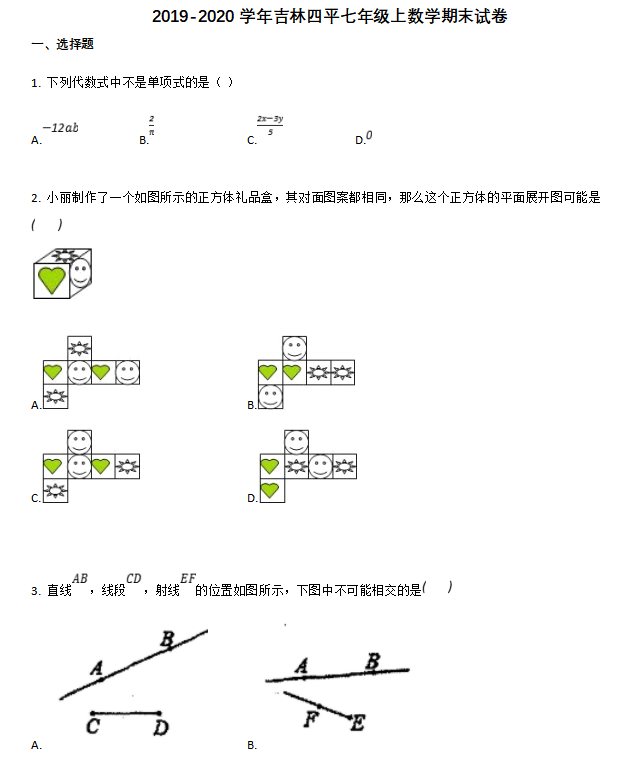
#> input picture sample.png, 626 x 780 px
$ python -i image_preprocessor.py   (imports and definitions only)
#> lines starting #> are read from the running program, lines starting #| are printed output that depends on the picture; after the words box and inside, x2 and y2 are one past the last pixel; in counts of white or black regions, pixels touching at a corner belong together
#!/usr/bin/env python
# -*- coding: utf-8 -*-
"""
图像预处理模块
用于优化OCR识别的坐标精度：裁剪空白区域、统一缩放、坐标校准
"""

import cv2
import numpy as np
from PIL import Image
from typing import Dict, Tuple, Optional


def preprocess_image(img_array: np.ndarray, target_height: int = 1280, auto_crop: bool = True) -> Tuple[np.ndarray, Dict, bool]:
    """
    图像预处理：裁剪空白区域、统一缩放尺寸

    Args:
        img_array: numpy数组格式的图像 (RGB)
        target_height: 目标高度（像素），默认1280
        auto_crop: 是否自动裁剪空白区域，默认True

    Returns:
        processed_img: 处理后的图像 (RGB格式的numpy数组)
        crop_info: 裁剪信息字典 {'x': x偏移, 'y': y偏移, 'scale': 缩放比例}
        is_blank_page: 是否检测到空白页（True表示空白页，应跳过OCR）
    """
#> called with target_height = 1280, auto_crop = True
    # 转换为BGR格式（OpenCV格式）
    img_bgr = cv2.cvtColor(img_array, cv2.COLOR_RGB2BGR)
#> img_bgr is the input picture: shape (780, 626, 3); mean B, G, R 247.9, 248.5, 248.4
    orig_h, orig_w = img_bgr.shape[:2]
#> orig_h = 780; orig_w = 626

    crop_info = {'x': 0, 'y': 0, 'scale': 1.0, 'bottom_crop': 0}

    # 步骤1: 自动裁剪空白区域
    # 底部固定裁剪高度：图片总高度的8.75%（0.0875）
    bottom_crop = int(orig_h * 0.0875)
#> bottom_crop = 68

    if auto_crop:
        gray = cv2.cvtColor(img_bgr, cv2.COLOR_BGR2GRAY)

        # 使用阈值检测文本区域
        _, th = cv2.threshold(gray, 250, 255, cv2.THRESH_BINARY_INV)
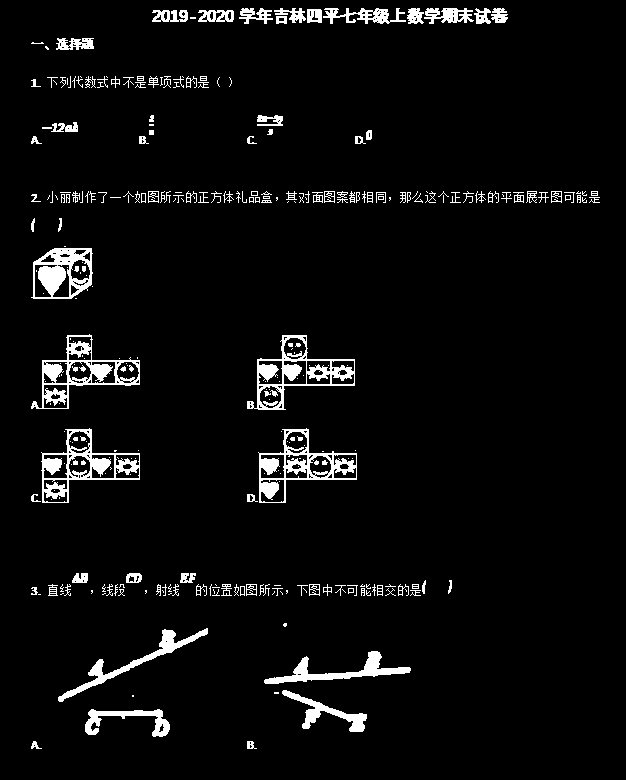
#> th: shape (780, 626); 4.8% white; 311 white regions (172 under 20 px), largest, box (x1, y1, x2, y2) and area: (247, 335, 355, 410) 2076, (258, 428, 357, 503) 2069, (31, 334, 140, 409) 2054

        # 找到非零像素的边界框
        coords = cv2.findNonZero(th)
#> coords = contour of 23423 points, box (x1, y1, x2, y2) (31, 8, 600, 749), area 50382
        if coords is not None and len(coords) > 0:
            x, y, w, h = cv2.boundingRect(coords)
#> x = 31; y = 8; w = 569; h = 741

            # 添加边距（避免裁剪过紧）
            margin = 20
            x = max(0, x - margin)
#> x = 11
            y = max(0, y - margin)
#> y = 0
            w = min(orig_w - x, w + margin * 2)
#> w = 609

            # 底部固定裁剪：图片总高度的8.75%
            # 裁剪区域从 y 开始，到 (orig_h - bottom_crop) 结束
            # 所以最大可用高度 = orig_h - y - bottom_crop
            max_h = orig_h - y - bottom_crop
#> max_h = 712
            h = min(max_h, h + margin * 2)
#> h = 712
            h = max(h, 0)  # 确保高度不为负

            # 如果高度为0或负数，可能是空白页，使用原图
            if h <= 0:
                cropped = img_bgr
                crop_info['x'] = 0
                crop_info['y'] = 0
                crop_info['bottom_crop'] = 0
            else:
                # 实际裁剪区域：[y : y+h, x : x+w]
                # 底部边界 = y + h，应该 ≤ orig_h - bottom_crop
                cropped = img_bgr[y:y+h, x:x+w]
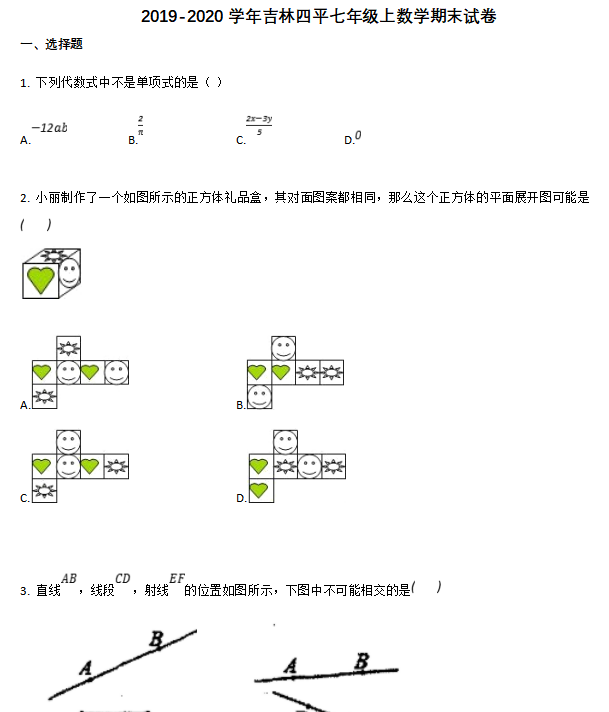
#> cropped: shape (712, 609, 3); mean B, G, R 247.4, 248.1, 247.9
                crop_info['x'] = x
                crop_info['y'] = y
                crop_info['bottom_crop'] = bottom_crop  # 记录底部裁剪量，用于调试和验证
        else:
            # 未检测到可裁剪区域，但从底部固定裁剪
            if orig_h > bottom_crop:
                h = orig_h - bottom_crop
                # 确保高度有效
                if h > 0:
                    cropped = img_bgr[0:h, :]
                    crop_info['x'] = 0
                    crop_info['y'] = 0
                    crop_info['bottom_crop'] = bottom_crop
                else:
                    # 高度无效，可能是空白页，使用原图
                    cropped = img_bgr
                    crop_info['bottom_crop'] = 0
            else:
                # 图像高度小于底部裁剪量，可能是很小的空白页
                cropped = img_bgr
                crop_info['bottom_crop'] = 0
    else:
        # 即使不自动裁剪，也从底部固定裁剪
        if orig_h > bottom_crop:
            h = orig_h - bottom_crop
            # 确保高度有效
            if h > 0:
                cropped = img_bgr[0:h, :]
                crop_info['x'] = 0
                crop_info['y'] = 0
                crop_info['bottom_crop'] = bottom_crop
            else:
                # 高度无效，使用原图
                cropped = img_bgr
                crop_info['bottom_crop'] = 0
        else:
            cropped = img_bgr
            crop_info['bottom_crop'] = 0

    # 步骤2: 统一缩放尺寸（防止推理失真）
    # 检查裁剪后的图像是否为空（空白页处理）
    if cropped.size == 0 or cropped.shape[0] == 0 or cropped.shape[1] == 0:
        # 空白页或裁剪后为空，标记为空白页
        print(f"  [空白页] 检测到空白页或裁剪后图像为空，将跳过OCR识别")
        processed_img = cv2.cvtColor(img_bgr, cv2.COLOR_BGR2RGB)
        crop_info['x'] = 0
        crop_info['y'] = 0
        crop_info['scale'] = 1.0
        crop_info['bottom_crop'] = 0
        return processed_img, crop_info, True  # 返回True表示空白页

    new_h, new_w = cropped.shape[:2]
#> new_h = 712; new_w = 609

    # 再次检查尺寸是否有效
    if new_h <= 0 or new_w <= 0:
        print(f"  [空白页] 裁剪后图像尺寸无效 ({new_w}x{new_h})，将跳过OCR识别")
        processed_img = cv2.cvtColor(img_bgr, cv2.COLOR_BGR2RGB)
        crop_info['x'] = 0
        crop_info['y'] = 0
        crop_info['scale'] = 1.0
        crop_info['bottom_crop'] = 0
        return processed_img, crop_info, True  # 返回True表示空白页

    # 计算缩放比例（保持长宽比）
    scale = target_height / new_h if new_h > 0 else 1.0
#> scale = 1.8

    # 如果缩放后宽度太大，以宽度为准
    new_width = int(new_w * scale)
#> new_width = 1094
    max_width = 2048
    if new_width > max_width:
        scale = max_width / new_w
        target_height = int(new_h * scale)

    # 确保缩放后的尺寸有效
    if target_height <= 0:
        target_height = new_h
    if new_width <= 0:
        new_width = new_w

    try:
        resized = cv2.resize(cropped, None, fx=scale, fy=scale, interpolation=cv2.INTER_CUBIC)
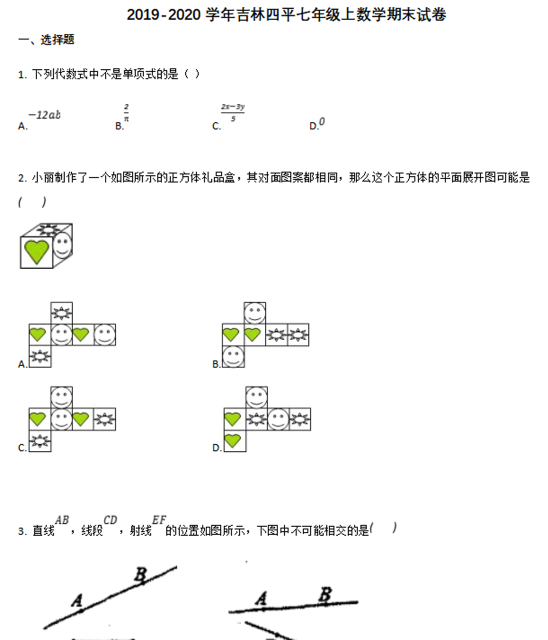
#> resized: shape (1280, 1095, 3) (shown at 1/2 size); mean B, G, R 247.1, 247.8, 247.6
    except cv2.error as e:
        # 如果resize失败，可能是空白页，标记为空白页
        print(f"  [空白页] 图像缩放失败 ({e})，将跳过OCR识别")
        processed_img = cv2.cvtColor(img_bgr, cv2.COLOR_BGR2RGB)
        crop_info['x'] = 0
        crop_info['y'] = 0
        crop_info['scale'] = 1.0
        crop_info['bottom_crop'] = 0
        return processed_img, crop_info, True  # 返回True表示空白页

    crop_info['scale'] = scale

    # 转换回RGB格式
    processed_img = cv2.cvtColor(resized, cv2.COLOR_BGR2RGB)

    return processed_img, crop_info, False  # 返回False表示非空白页


# [48 lines left out: function correct_coordinates, not called in this run]

>>> import cv2
>>> picture = cv2.cvtColor(cv2.imread('../sample.png'), cv2.COLOR_BGR2RGB)
>>> result = preprocess_image(picture)
